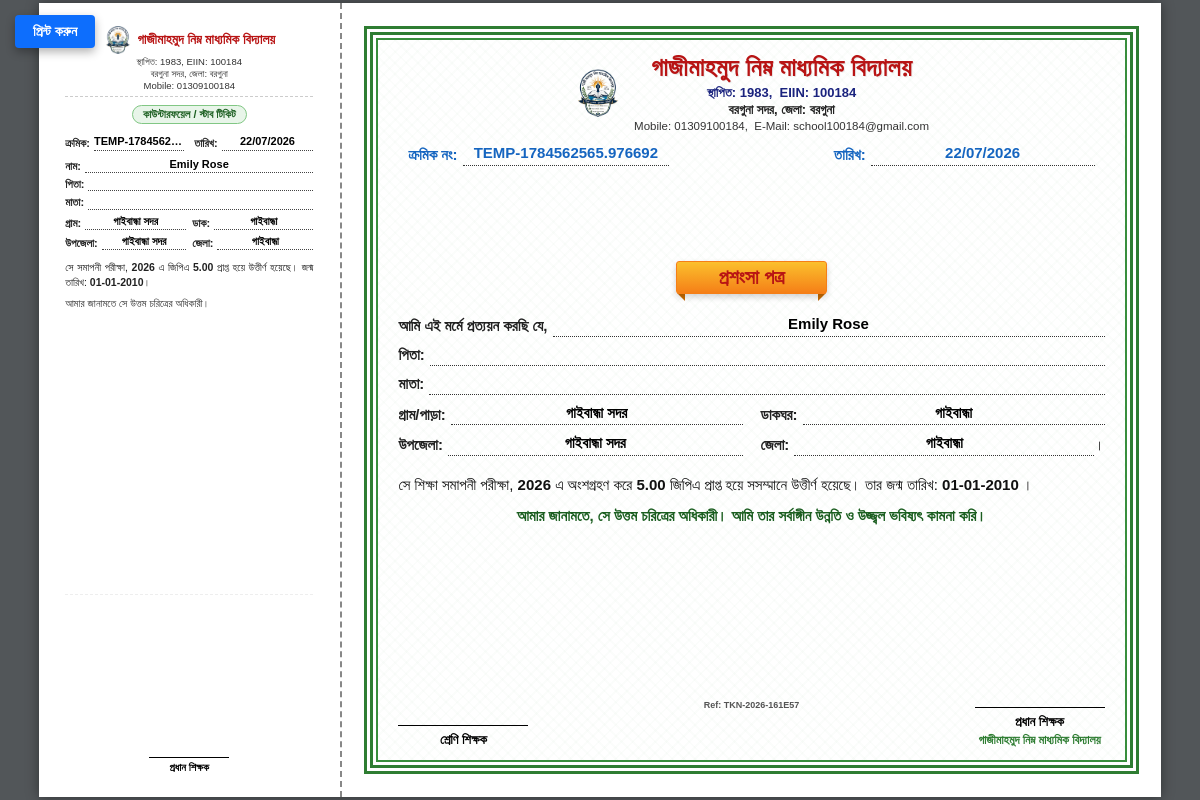
Page /testimonial/generate/student/TEMP-1784562565.976692/ on the committed database.
### apps/testimonials/models.py (models this page shows, shortened)
class Student(models.Model):
    sl_no = models.CharField(max_length=50)
    student_class = models.CharField(max_length=50, blank=True, null=True, verbose_name="শ্রেণী")
    roll_no = models.CharField(max_length=50, blank=True, null=True, verbose_name="রোল নম্বর")
    token_number = models.CharField(max_length=50, unique=True, editable=False) # টোকেন নম্বর
    name = models.CharField(max_length=100)
    father_name = models.CharField(max_length=100)
    mother_name = models.CharField(max_length=100)
    village = models.CharField(max_length=100)
    post_office = models.CharField(max_length=100)
    upazila = models.CharField(max_length=100)
    district = models.CharField(max_length=100)
    exam_year = models.CharField(max_length=10)
    gpa = models.CharField(max_length=10)
    dob = models.CharField(max_length=20)
    issue_date = models.DateField(auto_now_add=True)
    is_testimonial_printed = models.BooleanField(default=False)
    testimonial_printed_at = models.DateTimeField(null=True, blank=True)

### apps/testimonials/views.py (the view, shortened to what this page needs)
# urls.py: path('generate/student/<str:student_id>/', views.testimonial_view, name='testimonial_generate'),
@xframe_options_exempt
def testimonial_view(request, student_id=None):
    active_school_name = request.session.get('school_name', 'গাজীমাহমুদ নিম্ন মাধ্যমিক বিদ্যালয়')
    active_school_address = request.session.get('school_address', 'বরগুনা সদর, জেলা: বরগুনা')
    active_school_estd = request.session.get('school_estd', '1983')
    active_school_eiin = request.session.get('school_eiin', '100184')
    active_school_mobile = request.session.get('school_mobile', '01309100184')
    active_school_email = request.session.get('school_email', 'school100184@gmail.com')
    try:
        from apps.admit_cards.models import SchoolProfile
        sp = SchoolProfile.objects.first()
    except Exception:
        pass
    institution = InstitutionProfile.objects.first()
    if not institution:
        class DummyInstitution:
            name_en = "Gazi Mahmud Secondary School"
            name_bn = active_school_name
            address_bn = active_school_address
            established_year = active_school_estd
            eiin = active_school_eiin
            mobile = active_school_mobile
            email = active_school_email
            logo = None
        institution = DummyInstitution()
    if student_id:
        student = Student.objects.filter(sl_no=student_id).first()
    else:
        student = None
    raw_year = str(getattr(student, 'exam_year', '2026'))
    clean_exam_year = raw_year if len(raw_year) == 4 else f"20{raw_year}"
    context = {
        'student': student,
        'institution': institution,
        'clean_exam_year': clean_exam_year,
        'school_name': active_school_name,
        'school_address': active_school_address,
        'school_estd': active_school_estd,
        'school_eiin': active_school_eiin,
        'school_mobile': active_school_mobile,
        'school_email': active_school_email,
    }
    return render(request, 'testimonial_template.html', context)

### templates/testimonial_template.html (shortened to what this page needs)
<!DOCTYPE html>
<html lang="bn">
<head>
</head>
<body>
<button class="print-btn" onclick="printTestimonial()">
     প্রিন্ট করুন
</button>
<div class="page-container">
    <div class="token-stub">
        <div>
            <div class="stub-header">
                <div style="display: flex; align-items: center; justify-content: center; gap: 6px;">
                    <img src="{% if institution.logo %}{{ institution.logo.url }}{% else %}/static/logo.png{% endif %}" alt="Logo" style="width: 28px; height: 28px; object-fit: contain;" onerror="this.onerror=null;this.src='/static/logo.png';">
                    <h2 class="stub-school-name">{{ institution.name_bn|default:school_name|default:"গাজীমাহমুদ নিম্ন মাধ্যমিক বিদ্যালয়" }}</h2>
                </div>
                <div class="stub-address" style="line-height: 1.25; font-size: 9.5px; margin-top: 2px;">
                    স্থাপিত: {{ institution.established_year|default:school_estd|default:"1983" }}, EIIN: {{ institution.eiin|default:school_eiin|default:"100184" }}<br>
                    {{ institution.address_bn|default:school_address|default:"বরগুনা সদর, জেলা: বরগুনা" }}<br>
                    Mobile: {{ institution.mobile|default:school_mobile|default:"01309100184" }}
                </div>
            </div>
            <div style="text-align: center;">
                <span class="stub-badge">কাউন্টারফয়েল / স্টাব টিকিট</span>
            </div>
            <div style="display: flex; justify-content: space-between; font-size: 11px; margin-top: 6px; margin-bottom: 6px; color: #1565c0; font-weight: bold;">
                <div class="stub-row" style="width: 48%; margin-bottom: 0;">
                    <span class="stub-label">ক্রমিক:</span><span class="stub-dotted">{{ student.sl_no }}</span>
                </div>
                <div class="stub-row" style="width: 48%; margin-bottom: 0;">
                    <span class="stub-label">তারিখ:</span><span class="stub-dotted">{{ student.issue_date|date:"d/m/Y" }}</span>
                </div>
            </div>
            <div style="margin-top: 6px;">
                <div class="stub-row">
                    <span class="stub-label">নাম:</span><span class="stub-dotted">{{ student.name }}</span>
                </div>
                <div class="stub-row">
                    <span class="stub-label">পিতা:</span><span class="stub-dotted">{{ student.father_name }}</span>
                </div>
                <div class="stub-row">
                    <span class="stub-label">মাতা:</span><span class="stub-dotted">{{ student.mother_name }}</span>
                </div>
                <div style="display: flex; gap: 6px;">
                    <div class="stub-row" style="flex: 1;">
                        <span class="stub-label">গ্রাম:</span><span class="stub-dotted">{{ student.village|default:"গাইবান্ধা সদর" }}</span>
                    </div>
                    <div class="stub-row" style="flex: 1;">
                        <span class="stub-label">ডাক:</span><span class="stub-dotted">{{ student.post_office|default:"গাইবান্ধা" }}</span>
                    </div>
                </div>
                <div style="display: flex; gap: 6px;">
                    <div class="stub-row" style="flex: 1;">
                        <span class="stub-label">উপজেলা:</span><span class="stub-dotted">{{ student.upazila|default:"গাইবান্ধা সদর" }}</span>
                    </div>
                    <div class="stub-row" style="flex: 1;">
                        <span class="stub-label">জেলা:</span><span class="stub-dotted">{{ student.district|default:"গাইবান্ধা" }}</span>
                    </div>
                </div>
                <div style="text-align: justify; line-height: 1.45; font-size: 10.5px; margin-top: 6px; margin-bottom: 6px; color: #222;">
                    সে সমাপনী পরীক্ষা, <strong>{{ clean_exam_year }}</strong> এ জিপিএ <strong>{{ student.gpa }}</strong> প্রাপ্ত হয়ে উত্তীর্ণ হয়েছে। জন্ম তারিখ: <strong>{{ student.dob }}</strong>।
                </div>
                <div style="text-align: justify; font-size: 10.5px; color: #333;">
                    আমার জানামতে সে উত্তম চরিত্রের অধিকারী।
                </div>
            </div>
        </div>
        <div class="stub-barcode-box">
            <svg id="token-barcode"></svg>
            <div style="text-align: center; font-size: 10.5px; margin-top: 4px;">
                <div class="signature-line" style="width: 80px; margin: 0 auto 3px auto;"></div>
                <strong>প্রধান শিক্ষক</strong>
            </div>
        </div>
    </div>
    <div class="certificate-main">
        <div class="cert-outer-border">
            <div class="cert-inner-border">
                <div class="watermark"></div>
                <div style="text-align: center;">
                    <div style="display: flex; align-items: center; justify-content: center; gap: 12px;">
                        <img src="{% if institution.logo %}{{ institution.logo.url }}{% else %}/static/logo.png{% endif %}" alt="Logo" style="width: 48px; height: 48px; object-fit: contain;" onerror="this.onerror=null;this.src='/static/logo.png';">
                        <div>
                            <h1 class="school-name-main">{{ institution.name_bn|default:school_name|default:"গাজীমাহমুদ নিম্ন মাধ্যমিক বিদ্যালয়" }}</h1>
                            <div class="school-address-main" style="line-height: 1.35; margin-top: 2px;">
                                <div style="font-size: 13px; font-weight: bold; color: #1a237e;">
                                    স্থাপিত: {{ institution.established_year|default:school_estd|default:"1983" }}, &nbsp;EIIN: {{ institution.eiin|default:school_eiin|default:"100184" }}
                                </div>
                                <div style="font-size: 13px; font-weight: 600; color: #222;">
                                    {{ institution.address_bn|default:school_address|default:"বরগুনা সদর, জেলা: বরগুনা" }}
                                </div>
                                <div style="font-size: 11.5px; color: #333; font-weight: 500;">
                                    Mobile: {{ institution.mobile|default:school_mobile|default:"01309100184" }}, &nbsp;E-Mail: {{ institution.email|default:school_email|default:"school100184@gmail.com" }}
                                </div>
                            </div>
                        </div>
                    </div>
                </div>
                <div class="meta-bar">
                    <div class="field-row" style="width: 38%; margin-bottom: 0;">
                        <span class="label" style="color: #1565c0;">ক্রমিক নং:</span><span class="dotted-line" style="color: #1565c0;">{{ student.sl_no }}</span>
                    </div>
                    <div class="field-row" style="width: 38%; margin-bottom: 0;">
                        <span class="label" style="color: #1565c0;">তারিখ:</span><span class="dotted-line" style="color: #1565c0;">{{ student.issue_date|date:"d/m/Y" }}</span>
                    </div>
                </div>
                <div class="ribbon-wrapper">
                    <span class="ribbon-banner">প্রশংসা পত্র</span>
                </div>
                <div class="cert-body-wrapper">
                    <div class="field-row">
                        <span class="label">আমি এই মর্মে প্রত্যয়ন করছি যে,</span><span class="dotted-line">{{ student.name }}</span>
                    </div>
                    <div class="field-row">
                        <span class="label">পিতা:</span><span class="dotted-line">{{ student.father_name }}</span>
                    </div>
                    <div class="field-row">
                        <span class="label">মাতা:</span><span class="dotted-line">{{ student.mother_name }}</span>
                    </div>
                    <div style="display: flex; gap: 18px;">
                        <div class="field-row" style="flex: 1;">
                            <span class="label">গ্রাম/পাড়া:</span><span class="dotted-line">{{ student.village|default:"গাইবান্ধা সদর" }}</span>
                        </div>
                        <div class="field-row" style="flex: 1;">
                            <span class="label">ডাকঘর:</span><span class="dotted-line">{{ student.post_office|default:"গাইবান্ধা" }}</span>
                        </div>
                    </div>
                    <div style="display: flex; gap: 18px;">
                        <div class="field-row" style="flex: 1;">
                            <span class="label">উপজেলা:</span><span class="dotted-line">{{ student.upazila|default:"গাইবান্ধা সদর" }}</span>
                        </div>
                        <div class="field-row" style="flex: 1;">
                            <span class="label">জেলা:</span><span class="dotted-line">{{ student.district|default:"গাইবান্ধা" }}</span>।
                        </div>
                    </div>
                    <div class="paragraph-text">
                        সে শিক্ষা সমাপনী পরীক্ষা, <strong>{{ clean_exam_year }}</strong> এ অংশগ্রহণ করে <strong>{{ student.gpa }}</strong> জিপিএ প্রাপ্ত হয়ে সসম্মানে উত্তীর্ণ হয়েছে। তার জন্ম তারিখ: <strong>{{ student.dob }}</strong> ।
                    </div>
                    <div class="character-text">
                        আমার জানামতে, সে উত্তম চরিত্রের অধিকারী। আমি তার সর্বাঙ্গীন উন্নতি ও উজ্জ্বল ভবিষ্যৎ কামনা করি।
                    </div>
                </div>
                <div class="bottom-barcode-wrapper">
                    <svg id="cert-barcode"></svg>
                    <div style="font-size: 9px; color: #555; font-weight: bold; margin-top: 1px;">Ref: {{ student.token_number }}</div>
                </div>
                <div class="signature-area">
                    <div class="signature-block">
                        <div class="signature-line"></div>
                        <strong style="font-size: 13px;">শ্রেণি শিক্ষক</strong>
                    </div>
                    <div class="signature-block">
                        <div class="signature-line"></div>
                        <strong style="font-size: 13px;">প্রধান শিক্ষক</strong><br>
                        <span style="color: #2e7d32; font-size: 12px; font-weight: bold;">{{ institution.name_bn|default:school_name|default:"গাজীমাহমুদ নিম্ন মাধ্যমিক বিদ্যালয়" }}</span>
                    </div>
                </div>
            </div>
        </div>
    </div>
</div>
</body>
</html>

### rows in the picture
Student: sl_no "TEMP-1784562…", issue_date "22/07/2026", name "Emily Rose", village "গাইবান্ধা সদর", post_office "গাইবান্ধা", upazila "গাইবান্ধা সদর", district "গাইবান্ধা", exam_year "2026", gpa "5.00", dob "01-01-2010", sl_no "TEMP-1784562565.976692", token_number "TKN-2026-161E57"

### other values in the picture
{{ institution.established_year|default:school_estd|default:"1983" }} "1983"
{{ institution.eiin|default:school_eiin|default:"100184" }} "100184"
{{ institution.mobile|default:school_mobile|default:"01309100184" }} "01309100184"
